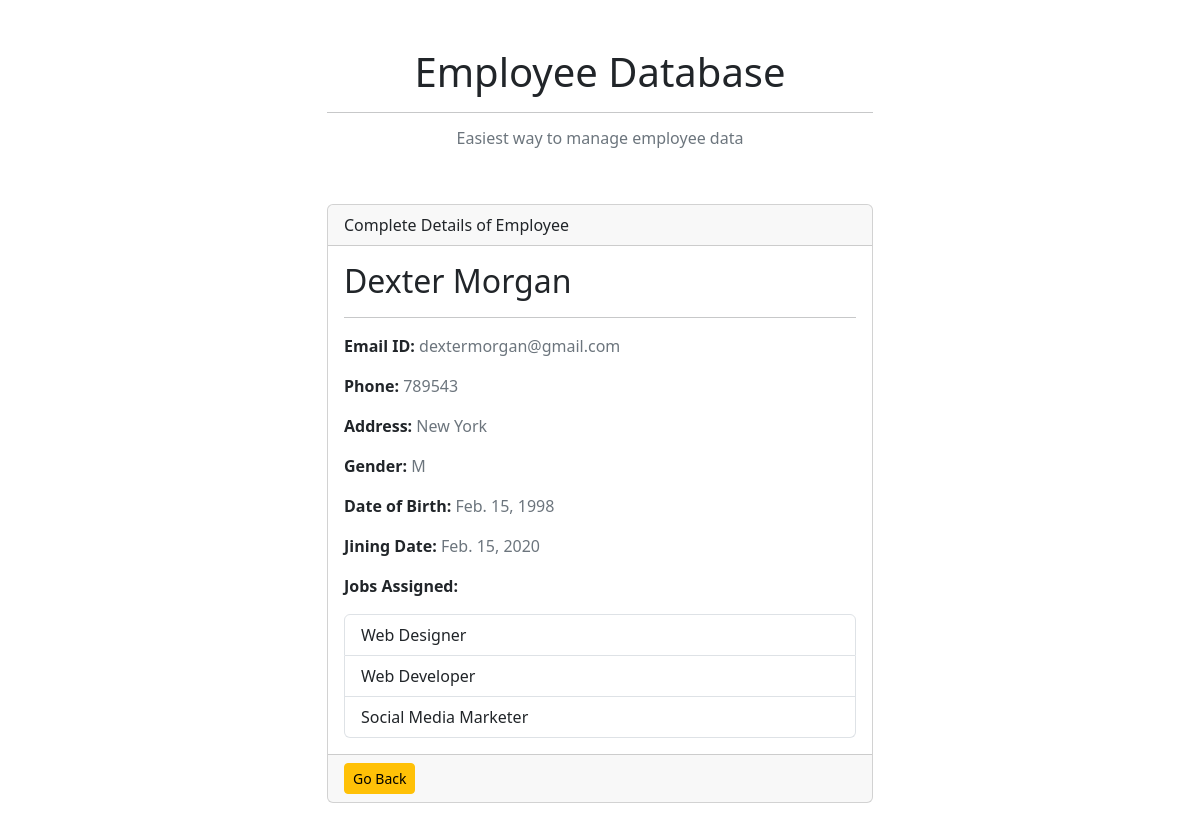
Screenshot of /employees/5/ with the database file from the repository.
### ems/models.py (models this page shows, shortened)
class Employee(models.Model):
    GENDER_CHOICES = {'F': 'Female', 'M': 'Male', 'O': 'Other'}
    first_name = models.CharField(max_length=200)
    last_name = models.CharField(max_length=200)
    email_id = models.EmailField(max_length=254)
    phone_number = models.CharField(max_length=13, blank=True)
    address = models.TextField()
    gender = models.CharField(max_length=1, choices=GENDER_CHOICES, blank=True)
    dob = models.DateField()
    joining_date = models.DateField()
    jobs = models.ManyToManyField('Job', blank=True)

class Job(models.Model):
    name = models.CharField(max_length=250)

### ems/views.py (the view)
# urls.py: path('employees/<int:employee_id>/', views.employee_detail, name='employee_detail'),
def employee_detail(request, employee_id):
    try:
        employee = Employee.objects.get(id=employee_id)
    except Employee.DoesNotExist:
        raise Http404('Employee not found')
    return render(request, 'ems/employee_detail.html', {'employee': employee})

### ems/templates/ems/employee_detail.html
{% extends 'ems/base.html' %}
{% block content %}
<div class="col-md-6">
    <div class="card mb-5">
        <div class="card-header">Complete Details of Employee</div>
        <div class="card-body">
            <h2>{{employee.first_name|capfirst}} {{employee.last_name|capfirst}}</h2>
            <hr>
            <p><strong>Email ID:</strong><span class="text-secondary"> {{employee.email_id}}</span></p>
            <p><strong>Phone:</strong><span class="text-secondary"> {{employee.phone_number}}</span></p>
            <p><strong>Address:</strong><span class="text-secondary"> {{employee.address}}</span></p>
            <p><strong>Gender:</strong><span class="text-secondary"> {{employee.gender}}</span></p>
            <p><strong>Date of Birth:</strong><span class="text-secondary"> {{employee.dob}}</span></p>
            <p><strong>Jining Date:</strong><span class="text-secondary"> {{employee.joining_date}}</span></p>
            <p><strong>Jobs Assigned:</strong></p>
            {% if employee.jobs.all %}
            <ul class="list-group">
                {% for job in employee.jobs.all %}
                <li class="list-group-item">{{ job.name }}</li>
                {% endfor %}
            </ul>
            {% endif %}
        </div>
        <div class="card-footer">
            <a href="{% url 'home' %}" class="btn btn-sm btn-warning">Go Back</a>
        </div>
    </div>
</div>
{% endblock content %}

### rows the page displays
Employee: first_name "Dexter", last_name "Morgan", email_id "dextermorgan@gmail.com", phone_number "789543", address "New York", gender "M", dob "Feb. 15, 1998", joining_date "Feb. 15, 2020"
Job: name "Web Designer"
Job: name "Web Developer"
Job: name "Social Media Marketer"
